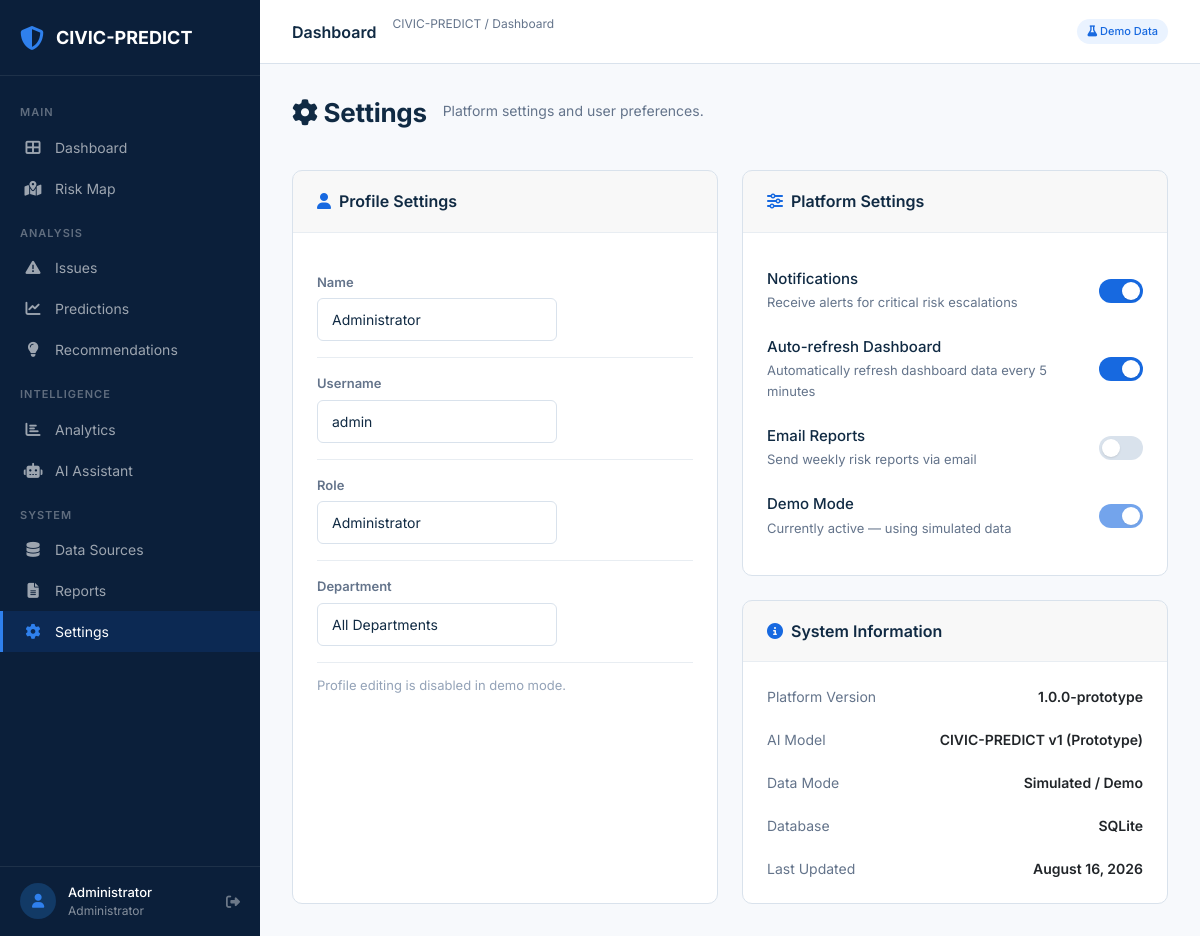
The app's page /settings (signed in) with its own data.
### tables this page shows
CREATE TABLE users (
        id INTEGER PRIMARY KEY AUTOINCREMENT,
        username TEXT UNIQUE NOT NULL,
        password TEXT NOT NULL,
        name TEXT NOT NULL,
        role TEXT NOT NULL,
        department TEXT,
        created_at TIMESTAMP DEFAULT CURRENT_TIMESTAMP
    );

### app.py (the view)
@app.route('/settings')
@login_required
def settings():
    db = get_db()
    user = db.execute(
        'SELECT * FROM users WHERE id = ?', (session['user_id'],)
    ).fetchone()
    db.close()
    return render_template('settings.html', user=user)

### app.py (called while the page is built)
@app.context_processor
def inject_globals():
    from datetime import datetime
    hour = datetime.now().hour
    if hour < 12:
        greeting = 'morning'
    elif hour < 17:
        greeting = 'afternoon'
    else:
        greeting = 'evening'
    return dict(greeting=greeting, current_year=datetime.now().year)

def get_db():
    conn = sqlite3.connect(config.DATABASE)
    conn.row_factory = sqlite3.Row
    return conn

def login_required(f):
    @wraps(f)
    def decorated(*args, **kwargs):
        if 'user_id' not in session:
            return redirect(url_for('login'))
        return f(*args, **kwargs)
    return decorated

### templates/settings.html (shortened to what this page needs)
{% extends "base.html" %}
{% block content %}
<div class="page-header">
    <div class="top-bar-left">
        <h1 class="page-title-sm"><i class="fas fa-cog"></i> Settings</h1>
        <p class="page-subtitle">Platform settings and user preferences.</p>
    </div>
</div>
<div class="settings-grid">
    <div class="card">
        <div class="card-header">
            <h5 style="margin: 0; font-size: 1rem;"><i class="fas fa-user"></i> Profile Settings</h5>
        </div>
        <div class="card-body">
            <div class="setting-row">
                <div class="setting-info">
                    <label style="display: block; font-size: 0.8125rem; font-weight: 600; color: var(--text-secondary); margin-bottom: 6px;">Name</label>
                    <input type="text" class="form-input" value="{{ user.name }}" readonly style="width: 100%; background: var(--bg-main);">
                </div>
            </div>
            <div class="setting-row">
                <div class="setting-info">
                    <label style="display: block; font-size: 0.8125rem; font-weight: 600; color: var(--text-secondary); margin-bottom: 6px;">Username</label>
                    <input type="text" class="form-input" value="{{ user.username }}" readonly style="width: 100%; background: var(--bg-main);">
                </div>
            </div>
            <div class="setting-row">
                <div class="setting-info">
                    <label style="display: block; font-size: 0.8125rem; font-weight: 600; color: var(--text-secondary); margin-bottom: 6px;">Role</label>
                    <input type="text" class="form-input" value="{{ user.role }}" readonly style="width: 100%; background: var(--bg-main);">
                </div>
            </div>
            <div class="setting-row">
                <div class="setting-info">
                    <label style="display: block; font-size: 0.8125rem; font-weight: 600; color: var(--text-secondary); margin-bottom: 6px;">Department</label>
                    <input type="text" class="form-input" value="{{ user.department }}" readonly style="width: 100%; background: var(--bg-main);">
                </div>
            </div>
            <p style="color: var(--text-muted); font-size: 0.8125rem; margin-top: 12px;">Profile editing is disabled in demo mode.</p>
        </div>
    </div>
    <div>
        <div class="card" style="margin-bottom: 24px;">
            <div class="card-header">
                <h5 style="margin: 0; font-size: 1rem;"><i class="fas fa-sliders-h"></i> Platform Settings</h5>
            </div>
            <div class="card-body">
                <div class="setting-row" style="display: flex; justify-content: space-between; align-items: center; padding: 12px 0; border-bottom: 1px solid var(--border-color);">
                    <div class="setting-info">
                        <h6 style="margin: 0; font-size: 0.9375rem;">Notifications</h6>
                        <p style="margin: 4px 0 0; color: var(--text-secondary); font-size: 0.8125rem;">Receive alerts for critical risk escalations</p>
                    </div>
                    <label class="toggle">
                        <span class="toggle-slider"></span>
                    </label>
                </div>
                <div class="setting-row" style="display: flex; justify-content: space-between; align-items: center; padding: 12px 0; border-bottom: 1px solid var(--border-color);">
                    <div class="setting-info">
                        <h6 style="margin: 0; font-size: 0.9375rem;">Auto-refresh Dashboard</h6>
                        <p style="margin: 4px 0 0; color: var(--text-secondary); font-size: 0.8125rem;">Automatically refresh dashboard data every 5 minutes</p>
                    </div>
                    <label class="toggle">
                        <span class="toggle-slider"></span>
                    </label>
                </div>
                <div class="setting-row" style="display: flex; justify-content: space-between; align-items: center; padding: 12px 0; border-bottom: 1px solid var(--border-color);">
                    <div class="setting-info">
                        <h6 style="margin: 0; font-size: 0.9375rem;">Email Reports</h6>
                        <p style="margin: 4px 0 0; color: var(--text-secondary); font-size: 0.8125rem;">Send weekly risk reports via email</p>
                    </div>
                    <label class="toggle">
                        <span class="toggle-slider"></span>
                    </label>
                </div>
                <div class="setting-row" style="display: flex; justify-content: space-between; align-items: center; padding: 12px 0;">
                    <div class="setting-info">
                        <h6 style="margin: 0; font-size: 0.9375rem;">Demo Mode</h6>
                        <p style="margin: 4px 0 0; color: var(--text-secondary); font-size: 0.8125rem;">Currently active &mdash; using simulated data</p>
                    </div>
                    <label class="toggle" style="opacity: 0.6; pointer-events: none;">
                        <span class="toggle-slider"></span>
                    </label>
                </div>
            </div>
        </div>
        <div class="card">
            <div class="card-header">
                <h5 style="margin: 0; font-size: 1rem;"><i class="fas fa-info-circle"></i> System Information</h5>
            </div>
            <div class="card-body">
                <div style="display: flex; flex-direction: column; gap: 12px;">
                    <div style="display: flex; justify-content: space-between; padding-bottom: 10px; border-bottom: 1px solid var(--border-color);">
                        <span style="color: var(--text-secondary); font-size: 0.875rem;">Platform Version</span>
                        <span style="font-weight: 600; font-size: 0.875rem;">1.0.0-prototype</span>
                    </div>
                    <div style="display: flex; justify-content: space-between; padding-bottom: 10px; border-bottom: 1px solid var(--border-color);">
                        <span style="color: var(--text-secondary); font-size: 0.875rem;">AI Model</span>
                        <span style="font-weight: 600; font-size: 0.875rem;">CIVIC-PREDICT v1 (Prototype)</span>
                    </div>
                    <div style="display: flex; justify-content: space-between; padding-bottom: 10px; border-bottom: 1px solid var(--border-color);">
                        <span style="color: var(--text-secondary); font-size: 0.875rem;">Data Mode</span>
                        <span style="font-weight: 600; font-size: 0.875rem;">Simulated / Demo</span>
                    </div>
                    <div style="display: flex; justify-content: space-between; padding-bottom: 10px; border-bottom: 1px solid var(--border-color);">
                        <span style="color: var(--text-secondary); font-size: 0.875rem;">Database</span>
                        <span style="font-weight: 600; font-size: 0.875rem;">SQLite</span>
                    </div>
                    <div style="display: flex; justify-content: space-between;">
                        <span style="color: var(--text-secondary); font-size: 0.875rem;">Last Updated</span>
                        <span style="font-weight: 600; font-size: 0.875rem;">August 16, 2026</span>
                    </div>
                </div>
            </div>
        </div>
    </div>
</div>
{% endblock %}

### records on screen
users: name "Administrator", username "admin", role "Administrator", department "All Departments"

### other values on screen
{{ session.get('name', 'User') }} "Administrator"
{{ session.get('role', '') }} "Administrator"
